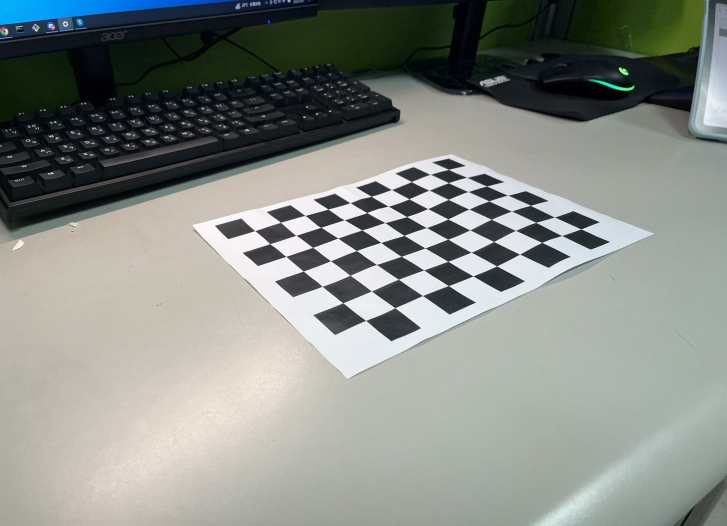
#> input picture hw1/output/undistoration/0.jpg, 1454 x 1051 px, given as the content of the folder data/data30, which was not available (shown at 1/2 size)
$ python example_camera_calibration.py
#> lines starting #> are read from the running program, lines starting #| are printed output that depends on the picture; after the words box and inside, x2 and y2 are one past the last pixel; in counts of white or black regions, pixels touching at a corner belong together; long printed decimals are rounded; pictures that were not available may be replaced by others from this repository, and a replacement may not be noted
### hw1/camera_calibration_show_extrinsics.py
from mpl_toolkits.mplot3d import Axes3D
import matplotlib.pyplot as plt
import numpy as np
from matplotlib import cm
from numpy import linspace
import argparse
import cv2 as cv

def inverse_homogeneoux_matrix(M):
    R = M[0:3, 0:3]
    T = M[0:3, 3]
    M_inv = np.identity(4)
    M_inv[0:3, 0:3] = R.T
    M_inv[0:3, 3] = -(R.T).dot(T)

    return M_inv

def transform_to_matplotlib_frame(cMo, X, inverse=False):
    M = np.identity(4)
    M[1,1] = 0
    M[1,2] = 1
    M[2,1] = -1
    M[2,2] = 0

    if inverse:
        return M.dot(inverse_homogeneoux_matrix(cMo).dot(X))
    else:
        return M.dot(cMo.dot(X))

def create_camera_model(camera_matrix, width, height, scale_focal, draw_frame_axis=False):
    fx = camera_matrix[0,0]
    fy = camera_matrix[1,1]
    focal = 2 / (fx + fy)
    f_scale = scale_focal * focal

    # draw image plane
    X_img_plane = np.ones((4,5))
    X_img_plane[0:3,0] = [-width, height, f_scale]
    X_img_plane[0:3,1] = [width, height, f_scale]
    X_img_plane[0:3,2] = [width, -height, f_scale]
    X_img_plane[0:3,3] = [-width, -height, f_scale]
    X_img_plane[0:3,4] = [-width, height, f_scale]

    # draw triangle above the image plane
    X_triangle = np.ones((4,3))
    X_triangle[0:3,0] = [-width, -height, f_scale]
    X_triangle[0:3,1] = [0, -2*height, f_scale]
    X_triangle[0:3,2] = [width, -height, f_scale]

    # draw camera
    X_center1 = np.ones((4,2))
    X_center1[0:3,0] = [0, 0, 0]
    X_center1[0:3,1] = [-width, height, f_scale]

    X_center2 = np.ones((4,2))
    X_center2[0:3,0] = [0, 0, 0]
    X_center2[0:3,1] = [width, height, f_scale]

    X_center3 = np.ones((4,2))
    X_center3[0:3,0] = [0, 0, 0]
    X_center3[0:3,1] = [width, -height, f_scale]

    X_center4 = np.ones((4,2))
    X_center4[0:3,0] = [0, 0, 0]
    X_center4[0:3,1] = [-width, -height, f_scale]

    # draw camera frame axis
    X_frame1 = np.ones((4,2))
    X_frame1[0:3,0] = [0, 0, 0]
    X_frame1[0:3,1] = [f_scale/2, 0, 0]

    X_frame2 = np.ones((4,2))
    X_frame2[0:3,0] = [0, 0, 0]
    X_frame2[0:3,1] = [0, f_scale/2, 0]

    X_frame3 = np.ones((4,2))
    X_frame3[0:3,0] = [0, 0, 0]
    X_frame3[0:3,1] = [0, 0, f_scale/2]

    if draw_frame_axis:
        return [X_img_plane, X_triangle, X_center1, X_center2, X_center3, X_center4, X_frame1, X_frame2, X_frame3]
    else:
        return [X_img_plane, X_triangle, X_center1, X_center2, X_center3, X_center4]

def create_board_model(extrinsics, board_width, board_height, square_size, draw_frame_axis=False):
    width = board_width*square_size
    height = board_height*square_size

    # draw calibration board
    X_board = np.ones((4,5))
    #X_board_cam = np.ones((extrinsics.shape[0],4,5))
    X_board[0:3,0] = [0,0,0]
    X_board[0:3,1] = [width,0,0]
    X_board[0:3,2] = [width,height,0]
    X_board[0:3,3] = [0,height,0]
    X_board[0:3,4] = [0,0,0]

    # draw board frame axis
    X_frame1 = np.ones((4,2))
    X_frame1[0:3,0] = [0, 0, 0]
    X_frame1[0:3,1] = [height/2, 0, 0]

    X_frame2 = np.ones((4,2))
    X_frame2[0:3,0] = [0, 0, 0]
    X_frame2[0:3,1] = [0, height/2, 0]

    X_frame3 = np.ones((4,2))
    X_frame3[0:3,0] = [0, 0, 0]
    X_frame3[0:3,1] = [0, 0, height/2]

    if draw_frame_axis:
        return [X_board, X_frame1, X_frame2, X_frame3]
    else:
        return [X_board]

def draw_camera_boards(ax, camera_matrix, cam_width, cam_height, scale_focal,
                       extrinsics, board_width, board_height, square_size,
                       patternCentric):
    min_values = np.zeros((3,1))
    min_values = np.inf
    max_values = np.zeros((3,1))
    max_values = -np.inf

    if patternCentric:
        X_moving = create_camera_model(camera_matrix, cam_width, cam_height, scale_focal)
        X_static = create_board_model(extrinsics, board_width, board_height, square_size)
    else:
        X_static = create_camera_model(camera_matrix, cam_width, cam_height, scale_focal, True)
        X_moving = create_board_model(extrinsics, board_width, board_height, square_size)

    cm_subsection = linspace(0.0, 1.0, extrinsics.shape[0])
    colors = [ cm.jet(x) for x in cm_subsection ]

    for i in range(len(X_static)):
        X = np.zeros(X_static[i].shape)
        for j in range(X_static[i].shape[1]):
            X[:,j] = transform_to_matplotlib_frame(np.eye(4), X_static[i][:,j])
        ax.plot3D(X[0,:], X[1,:], X[2,:], color='r')
        min_values = np.minimum(min_values, X[0:3,:].min(1))
        max_values = np.maximum(max_values, X[0:3,:].max(1))

    for idx in range(extrinsics.shape[0]):
        cMo = np.eye(4,4)
        if extrinsics.shape[1] == 6:
            R, _ = cv.Rodrigues(extrinsics[idx,0:3])
            T = extrinsics[idx,3:6]
        elif extrinsics.shape[1] == 3 and extrinsics.shape[2] == 4:
            R = extrinsics[idx,0:3,0:3]
            T = extrinsics[idx,0:3,3]
        else:
            print('Error extrinsic matrix size!')

        cMo[0:3,3] = T
        cMo[0:3,0:3] = R
        for i in range(len(X_moving)):
            X = np.zeros(X_moving[i].shape)
            for j in range(X_moving[i].shape[1]):
                X[0:4,j] = transform_to_matplotlib_frame(cMo, X_moving[i][0:4,j], patternCentric)
            ax.plot3D(X[0,:], X[1,:], X[2,:], color=colors[idx])
            min_values = np.minimum(min_values, X[0:3,:].min(1))
            max_values = np.maximum(max_values, X[0:3,:].max(1))

    return min_values, max_values

### hw1/example_camera_calibration.py
import numpy as np
import cv2
import glob
import matplotlib.pyplot as plt
import camera_calibration_show_extrinsics as show
from PIL import Image
from mpl_toolkits.mplot3d import Axes3D
# prepare object points, like (0,0,0), (1,0,0), (2,0,0) ....,(6,5,0)
# (8,6) is for the given testing images.
# If you use the another data (e.g. pictures you take by your smartphone),
# you need to set the corresponding numbers.
corner_x = 10
corner_y = 7
objp = np.zeros((corner_x*corner_y,3), np.float32)
objp[:,:2] = np.mgrid[0:corner_x, 0:corner_y].T.reshape(-1,2)

# Arrays to store object points and image points from all the images.
objpoints = [] # 3d points in real world space
imgpoints = [] # 2d points in image plane.

# Make a list of calibration images
images = glob.glob('data/data30/*.jpg')

# Step through the list and search for chessboard corners
print('Start finding chessboard corners...')
cnt = 30
for idx, fname in enumerate(images):
    img = cv2.imread(fname)
#> img is the input picture: shape (1051, 1454, 3); mean B, G, R 134.2, 139.5, 134.8
    gray = cv2.cvtColor(img, cv2.COLOR_BGR2GRAY)
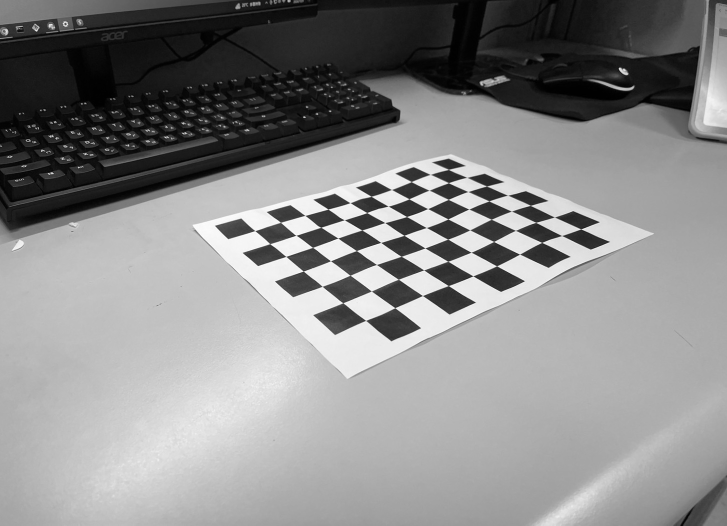
#> gray: shape (1051, 1454) (shown at 1/2 size); min 0, max 255, mean 137.5
    plt.imshow(gray)

    #Find the chessboard corners
    print('find the chessboard corners of',fname)
    ret, corners = cv2.findChessboardCorners(gray, (corner_x,corner_y), None)
#> ret = True; corners = 70 rows, first 8: [510.1, 461.6], [561.5, 445.1], [610.1, 431.3], [656.5, 418.6], [700.5, 405.7], [742.8, 392.8], [783.5, 379.5], [822.8, 363.6]

    # If found, add object points, image points
    if ret == True:
        objpoints.append(objp)
        imgpoints.append(corners)

        # Draw and display the corners
        cv2.drawChessboardCorners(img, (corner_x,corner_y), corners, ret)
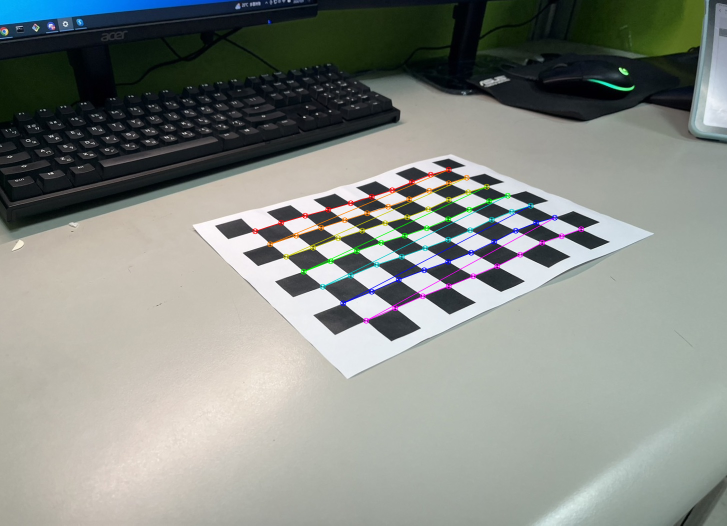
#> img: shape (1051, 1454, 3) (shown at 1/2 size); 1.35% of pixels changed, all inside (x1, y1, x2, y2) = (504, 333, 1169, 648)
        plt.imshow(img)

    if idx + 1 == cnt:
        break

#######################################################################################################
#                                Homework 1 Camera Calibration                                        #
#               You need to implement camera calibration(02-camera p.76-80) here.                     #
#   DO NOT use the function directly, you need to write your own calibration function from scratch.   #
#                                          H I N T                                                    #
#                        1.Use the points in each images to find Hi                                   #
#                        2.Use Hi to find out the intrinsic matrix K                                  #
#                        3.Find out the extrensics matrix of each images.                             #
#######################################################################################################
print('Camera calibration...')
img_size = img[0].shape
# You need to comment these functions and write your calibration function from scratch.
# Notice that rvecs is rotation vector, not the rotation matrix, and tvecs is translation vector.
# In practice, you'll derive extrinsics matrixes directly. The shape must be [pts_num,3,4], and use them to plot.
ret, mtx, dist, rvecs, tvecs = cv2.calibrateCamera(objpoints, imgpoints, img_size,None,None)
#> ret = 2.17; mtx = [[1009.2, 0, 712.3], [0, 251.4, -40.08], [0, 0, 1]]; dist = [[-0.0255, 0.00134, -0.00752, 0.00137, -3.19e-05]]; rvecs = ([-1.07, -0.179, -0.669],); tvecs = ([-3.49, 34.69, 14.46],)
Vr = np.array(rvecs)
#> Vr = [-1.07, -0.179, -0.669]
Tr = np.array(tvecs)
#> Tr = [-3.49, 34.69, 14.46]


print(Vr.shape, Tr.shape)
#| (1, 3, 1) (1, 3, 1)
print(mtx)
#| [[ 1.00916548e+03  0.00000000e+00  7.12285416e+02]
#|  [ 0.00000000e+00  2.51375591e+02 -4.00755670e+01]
#|  [ 0.00000000e+00  0.00000000e+00  1.00000000e+00]]
print(dist)
#| [[-2.55249223e-02  1.33699409e-03 -7.51834873e-03  1.37233860e-03
#|   -3.19151053e-05]]
extrinsics = np.concatenate((Vr, Tr), axis=1).reshape(-1,6)
#> extrinsics = [[-1.07, -0.179, -0.669, -3.49, 34.69, 14.46]]
print(extrinsics)
#| [[-1.073 -0.1786 -0.6688  -3.490 34.688 14.460]]
"""
Write your code here


"""

mean_error = 0
for i in range(len(objpoints)):
    imgpoints2, _ = cv2.projectPoints(objpoints[i], rvecs[i], tvecs[i], mtx, dist)
    error = cv2.norm(imgpoints[i], imgpoints2, cv2.NORM_L2)/len(imgpoints2)
    print(error)
    mean_error += error
#> this loop made 1 pass
#> (error, mean_error) on pass 1: (0.26, 0.26)
#> (printed output is left out)
#> after the loop, mean_error = 0.26

print( "total error: {}".format(mean_error/len(objpoints)) )
#| total error: 0.2598


for idx, fname in enumerate(images):
    img = cv2.imread(fname)
    h, w = img.shape[:2]
    new_camera_matrix, roi = cv2.getOptimalNewCameraMatrix(mtx, dist, (w,h), 1)
#> new_camera_matrix = [[114.2, 0, 111.5], [0, 17.05, -2.73], [0, 0, 1]]; roi = (31, 0, 164, 71)
    undistorted_img = cv2.undistort(img, mtx, dist, None, new_camera_matrix)
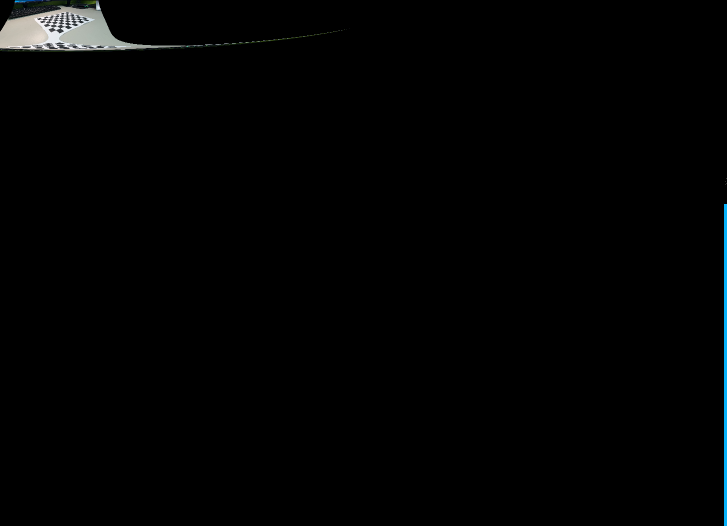
#> undistorted_img: shape (1051, 1454, 3) (shown at 1/2 size); mean B, G, R 2.7, 2.6, 2.1
    x, y, w, h = roi
#> x = 31; y = 0; w = 164; h = 71
    undistorted_img = undistorted_img[y:y+h, x:x+w]
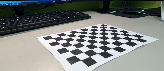
#> undistorted_img: shape (71, 164, 3); mean B, G, R 128.1, 131.5, 127.3
    cv2.imwrite(f"./data/undistoration/{idx}.jpg", undistorted_img)


# show the camera extrinsics
print('Show the camera extrinsics')
# plot setting
# You can modify it for better visualization
fig = plt.figure(figsize=(10, 10))
# ax = fig.gca(projection='3d')
ax = fig.add_axes(Axes3D(fig))
# camera setting
camera_matrix = mtx
#> camera_matrix has the same summary as mtx
cam_width = 0.064/0.1
cam_height = 0.032/0.1
scale_focal = 1600
# chess board setting
board_width = 8
board_height = 6
square_size = 1
# display
# True -> fix board, moving cameras
# False -> fix camera, moving boards
min_values, max_values = show.draw_camera_boards(ax, camera_matrix, cam_width, cam_height,
                                                scale_focal, extrinsics, board_width,
                                                board_height, square_size, True)
#> in create_camera_model, `fx = camera_matrix[0,0]`: fx = 1009.2
#> in create_camera_model, `fy = camera_matrix[1,1]`: fy = 251.4
#> in create_camera_model, `focal = 2 / (fx + fy)`: focal = 0.00159
#> in create_camera_model, `f_scale = scale_focal * focal`: f_scale = 2.54
#> in draw_camera_boards, `X_moving = create_camera_model(camera_matrix, cam_width, cam_height, s..`: X_moving = 6 items
#> in draw_camera_boards, `X_static = create_board_model(extrinsics, board_width, board_height, s..`: X_static = 1 items, first 1: [[0, 8, 8, 0, 0], [0, 0, 6, 6, 0], [0, 0, 0, 0, 0], [1, 1, 1, 1, 1]]
#> in draw_camera_boards, `colors = [ cm.jet(x) for x in cm_subsection ]`: colors = [(0, 0, 0.5, 1)]
#> the loop in draw_camera_boards, `for i in range(len(X_static)):` made 1 pass
#> (min_values, max_values) on pass 1: ([0, 0, -6], [8, 0, 0])
#> the loop in draw_camera_boards, `for idx in range(extrinsics.shape[0]):` made 1 pass
#> after the loop in draw_camera_boards, `for idx in range(extrinsics.shape[0]):`: max_values = [12.58, 0, 0]; min_values = [0, -36.09, -6]
#> min_values = [0, -36.09, -6]; max_values = [12.58, 0, 0]

X_min = min_values[0]
#> X_min = 0
X_max = max_values[0]
#> X_max = 12.58
Y_min = min_values[1]
#> Y_min = -36.09
Y_max = max_values[1]
#> Y_max = 0
Z_min = min_values[2]
#> Z_min = -6
Z_max = max_values[2]
#> Z_max = 0
max_range = np.array([X_max-X_min, Y_max-Y_min, Z_max-Z_min]).max() / 2.0
#> max_range = 18.04

mid_x = (X_max+X_min) * 0.5
#> mid_x = 6.29
mid_y = (Y_max+Y_min) * 0.5
#> mid_y = -18.04
mid_z = (Z_max+Z_min) * 0.5
#> mid_z = -3
ax.set_xlim(mid_x - max_range, mid_x + max_range)
ax.set_ylim(mid_y - max_range, 0)
ax.set_zlim(mid_z - max_range, mid_z + max_range)

ax.set_xlabel('x')
ax.set_ylabel('z')
ax.set_zlabel('-y')
ax.set_title('Extrinsic Parameters Visualization')
plt.show()
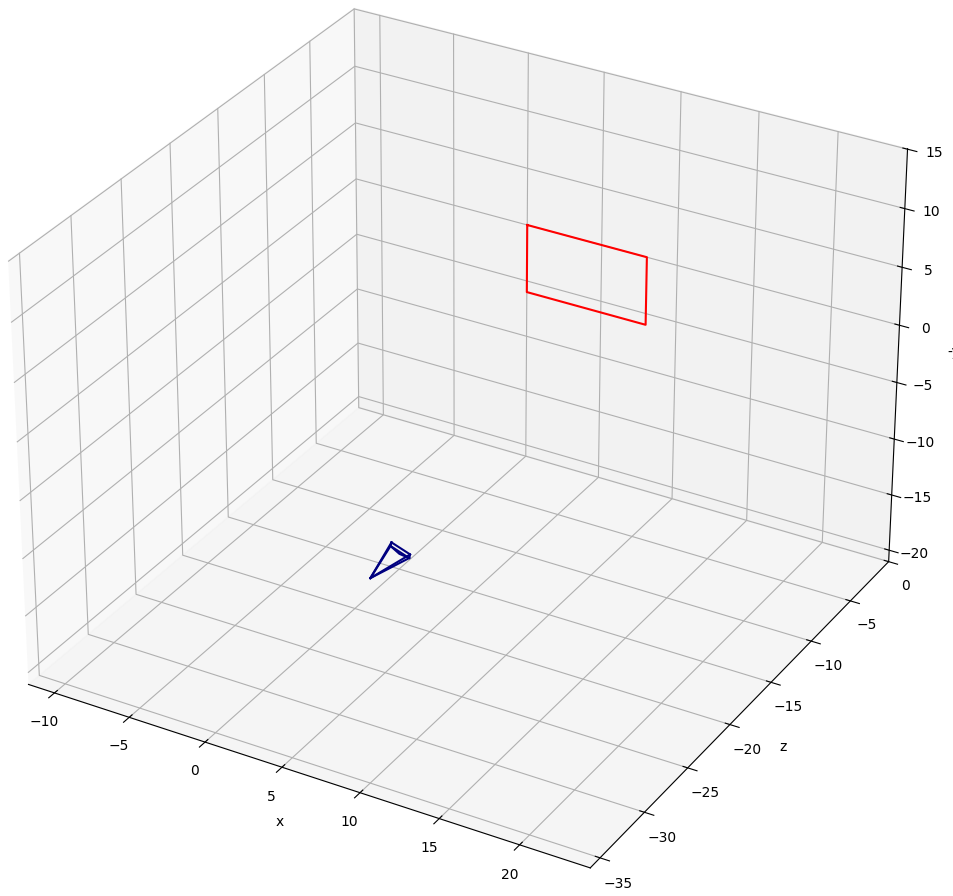
#> figure drawn by matplotlib, 1 panel

#animation for rotating plot
"""
for angle in range(0, 360):
    ax.view_init(30, angle)
    plt.draw()
    plt.pause(.001)
"""

$ run again, on hw1/output/undistoration/12.jpg
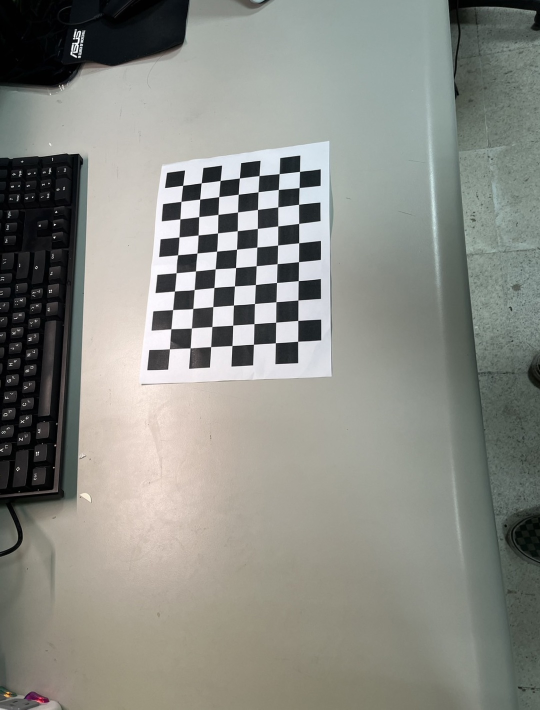
#> input picture hw1/output/undistoration/12.jpg, 1080 x 1419 px, given as the content of the folder data/data30, which was not available (shown at 1/2 size)
#> img is the input picture: shape (1419, 1080, 3); mean B, G, R 132.5, 139.2, 137.8
#> `ret, corners = cv2.findChessboardCorners(gray, (corner_x,corner_y), No..`: ret = True; corners = 70 rows, first 8: [339.3, 698.2], [342.3, 658.2], [345.7, 619.7], [349.3, 582.6], [352.6, 546], [355.7, 510.2], [358.4, 474.5], [360.4, 438.3]
#> img: shape (1419, 1080, 3); 1.2% of pixels changed, all inside (x1, y1, x2, y2) = (333, 337, 606, 705)
#> `ret, mtx, dist, rvecs, tvecs = cv2.calibrateCamera(objpoints, imgpoint..`: ret = 0.945; mtx = [[2144.1, 0, 352.6], [0, 1836.1, 125.9], [0, 0, 1]]; dist = [[1.05, -19.99, 0.0342, 0.0142, 103.2]]; rvecs = ([-0.837, -0.0628, -1.56],); tvecs = ([-0.337, 14.47, 48.2],)
#> Vr = [-0.837, -0.0628, -1.56]
#> Tr = [-0.337, 14.47, 48.2]
#| (1, 3, 1) (1, 3, 1)
#| [[2.14411729e+03 0.00000000e+00 3.52585916e+02]
#|  [0.00000000e+00 1.83610395e+03 1.25930857e+02]
#|  [0.00000000e+00 0.00000000e+00 1.00000000e+00]]
#| [[ 1.05225172e+00 -1.99938582e+01  3.41697301e-02  1.42423918e-02
#|    1.03167912e+02]]
#> extrinsics = [[-0.837, -0.0628, -1.56, -0.337, 14.47, 48.2]]
#| [[-0.8371 -0.06277 -1.556 -0.3373 14.467 48.202]]
#> the loop `for i in range(len(objpoints)):` made 1 pass
#> (error, mean_error) on pass 1: (0.113, 0.113)
#> (printed output is left out)
#> after the loop `for i in range(len(objpoints)):`: mean_error = 0.113
#| total error: 0.1129
#> new_camera_matrix = [[2180.1, 0, 356.9], [0, 3330.1, 237.2], [0, 0, 1]]; roi = (323, 9, 73, 351)
#> `x, y, w, h = roi`: x = 323; y = 9; w = 73; h = 351
#> `undistorted_img = undistorted_img[y:y+h, x:x+w]`:
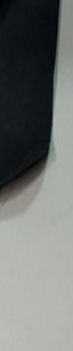
#> undistorted_img: shape (351, 73, 3); mean B, G, R 112.1, 114.4, 111
#> camera_matrix has the same summary as mtx
#> fx = 2144.1
#> fy = 1836.1
#> focal = 0.000502
#> f_scale = 0.804
#> X_moving = 6 items
#> X_static = 1 items, first 1: [[0, 8, 8, 0, 0], [0, 0, 6, 6, 0], [0, 0, 0, 0, 0], [1, 1, 1, 1, 1]]
#> colors = [(0, 0, 0.5, 1)]
#> the loop in draw_camera_boards, `for i in range(len(X_static)):` made 1 pass
#> (min_values, max_values) on pass 1: ([0, 0, -6], [8, 0, 0])
#> the loop in draw_camera_boards, `for idx in range(extrinsics.shape[0]):` made 1 pass
#> after the loop in draw_camera_boards, `for idx in range(extrinsics.shape[0]):`: min_values = [-13.48, -42.31, -23.97]
#> `min_values, max_values = show.draw_camera_boards(ax, camera_matrix, ca..`: max_values = [8, 0, 0]
#> X_min = -13.48
#> X_max = 8
#> Y_min = -42.31
#> Y_max = 0
#> Z_min = -23.97
#> Z_max = 0
#> max_range = 21.15
#> mid_x = -2.74
#> mid_y = -21.15
#> mid_z = -11.99
#> `plt.show()`:
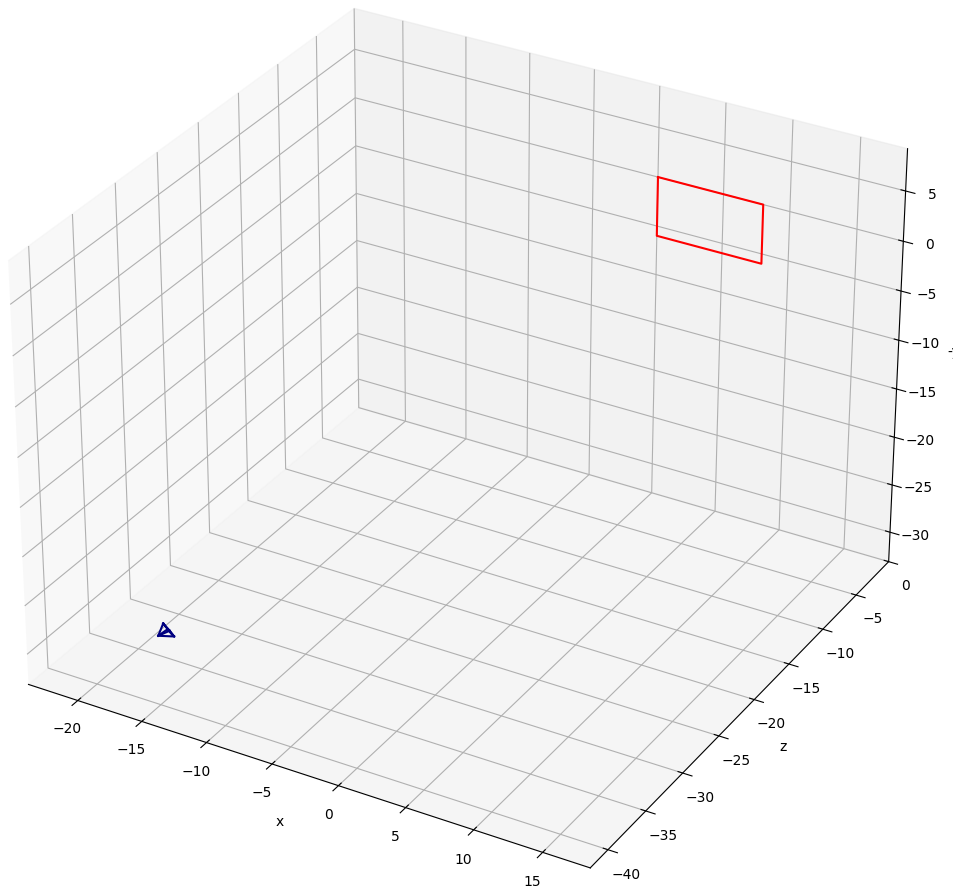
#> figure drawn by matplotlib, 1 panel
